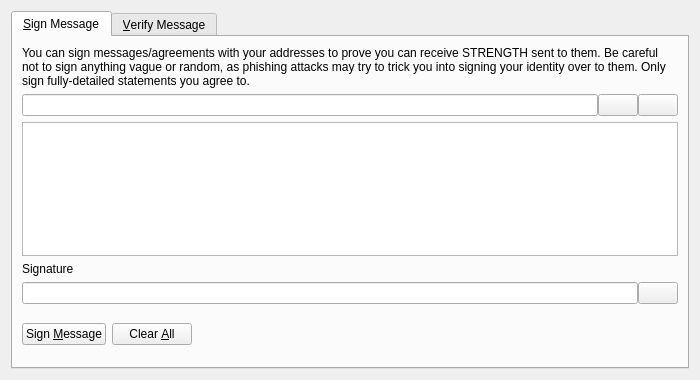
<?xml version="1.0" encoding="UTF-8"?>
<ui version="4.0">
 <class>SignVerifyMessageDialog</class>
 <widget class="QDialog" name="SignVerifyMessageDialog">
  <property name="geometry">
   <rect>
    <x>0</x>
    <y>0</y>
    <width>700</width>
    <height>380</height>
   </rect>
  </property>
  <property name="windowTitle">
   <string>Signatures - Sign / Verify a Message</string>
  </property>
  <property name="modal">
   <bool>true</bool>
  </property>
  <layout class="QVBoxLayout" name="verticalLayout">
   <item>
    <widget class="QTabWidget" name="tabWidget">
     <property name="currentIndex">
      <number>0</number>
     </property>
     <widget class="QWidget" name="tabSignMessage">
      <attribute name="title">
       <string>&amp;Sign Message</string>
      </attribute>
      <layout class="QVBoxLayout" name="verticalLayout_SM">
       <item>
        <widget class="QLabel" name="infoLabel_SM">
         <property name="text">
          <string>You can sign messages/agreements with your addresses to prove you can receive STRENGTH sent to them. Be careful not to sign anything vague or random, as phishing attacks may try to trick you into signing your identity over to them. Only sign fully-detailed statements you agree to.</string>
         </property>
         <property name="textFormat">
          <enum>Qt::PlainText</enum>
         </property>
         <property name="wordWrap">
          <bool>true</bool>
         </property>
        </widget>
       </item>
       <item>
        <layout class="QHBoxLayout" name="horizontalLayout_1_SM">
         <property name="spacing">
          <number>0</number>
         </property>
         <item>
          <widget class="QValidatedLineEdit" name="addressIn_SM">
           <property name="toolTip">
            <string>The STRENGTH address to sign the message with</string>
           </property>
          </widget>
         </item>
         <item>
          <widget class="QPushButton" name="addressBookButton_SM">
           <property name="toolTip">
            <string>Choose previously used address</string>
           </property>
           <property name="text">
            <string/>
           </property>
           <property name="shortcut">
            <string>Alt+A</string>
           </property>
           <property name="autoDefault">
            <bool>false</bool>
           </property>
          </widget>
         </item>
         <item>
          <widget class="QPushButton" name="pasteButton_SM">
           <property name="toolTip">
            <string>Paste address from clipboard</string>
           </property>
           <property name="text">
            <string/>
           </property>
           <property name="shortcut">
            <string>Alt+P</string>
           </property>
           <property name="autoDefault">
            <bool>false</bool>
           </property>
          </widget>
         </item>
        </layout>
       </item>
       <item>
        <widget class="QPlainTextEdit" name="messageIn_SM">
         <property name="toolTip">
          <string>Enter the message you want to sign here</string>
         </property>
        </widget>
       </item>
       <item>
        <widget class="QLabel" name="signatureLabel_SM">
         <property name="text">
          <string>Signature</string>
         </property>
         <property name="textFormat">
          <enum>Qt::PlainText</enum>
         </property>
        </widget>
       </item>
       <item>
        <layout class="QHBoxLayout" name="horizontalLayout_2_SM">
         <property name="spacing">
          <number>0</number>
         </property>
         <item>
          <widget class="QLineEdit" name="signatureOut_SM">
           <property name="font">
            <font>
             <italic>true</italic>
            </font>
           </property>
           <property name="readOnly">
            <bool>true</bool>
           </property>
          </widget>
         </item>
         <item>
          <widget class="QPushButton" name="copySignatureButton_SM">
           <property name="toolTip">
            <string>Copy the current signature to the system clipboard</string>
           </property>
           <property name="text">
            <string/>
           </property>
           <property name="autoDefault">
            <bool>false</bool>
           </property>
          </widget>
         </item>
        </layout>
       </item>
       <item>
        <layout class="QHBoxLayout" name="horizontalLayout_3_SM">
         <item>
          <widget class="QPushButton" name="signMessageButton_SM">
           <property name="toolTip">
            <string>Sign the message to prove you own this STRENGTH address</string>
           </property>
           <property name="text">
            <string>Sign &amp;Message</string>
           </property>
           <property name="autoDefault">
            <bool>false</bool>
           </property>
          </widget>
         </item>
         <item>
          <widget class="QPushButton" name="clearButton_SM">
           <property name="toolTip">
            <string>Reset all sign message fields</string>
           </property>
           <property name="text">
            <string>Clear &amp;All</string>
           </property>
           <property name="autoDefault">
            <bool>false</bool>
           </property>
          </widget>
         </item>
         <item>
          <spacer name="horizontalSpacer_1_SM">
           <property name="orientation">
            <enum>Qt::Horizontal</enum>
           </property>
           <property name="sizeHint" stdset="0">
            <size>
             <width>40</width>
             <height>48</height>
            </size>
           </property>
          </spacer>
         </item>
         <item>
          <widget class="QLabel" name="statusLabel_SM">
           <property name="font">
            <font>
             <weight>75</weight>
             <bold>true</bold>
            </font>
           </property>
           <property name="text">
            <string/>
           </property>
           <property name="wordWrap">
            <bool>true</bool>
           </property>
          </widget>
         </item>
         <item>
          <spacer name="horizontalSpacer_2_SM">
           <property name="orientation">
            <enum>Qt::Horizontal</enum>
           </property>
           <property name="sizeHint" stdset="0">
            <size>
             <width>40</width>
             <height>48</height>
            </size>
           </property>
          </spacer>
         </item>
        </layout>
       </item>
      </layout>
     </widget>
     <widget class="QWidget" name="tabVerifyMessage">
      <attribute name="title">
       <string>&amp;Verify Message</string>
      </attribute>
      <layout class="QVBoxLayout" name="verticalLayout_VM">
       <item>
        <widget class="QLabel" name="infoLabel_VM">
         <property name="text">
          <string>Enter the receiver's address, message (ensure you copy line breaks, spaces, tabs, etc. exactly) and signature below to verify the message. Be careful not to read more into the signature than what is in the signed message itself, to avoid being tricked by a man-in-the-middle attack. Note that this only proves the signing party receives with the address, it cannot prove sendership of any transaction!</string>
         </property>
         <property name="textFormat">
          <enum>Qt::PlainText</enum>
         </property>
         <property name="alignment">
          <set>Qt::AlignLeading|Qt::AlignLeft|Qt::AlignTop</set>
         </property>
         <property name="wordWrap">
          <bool>true</bool>
         </property>
        </widget>
       </item>
       <item>
        <layout class="QHBoxLayout" name="horizontalLayout_1_VM">
         <property name="spacing">
          <number>0</number>
         </property>
         <item>
          <widget class="QValidatedLineEdit" name="addressIn_VM">
           <property name="toolTip">
            <string>The STRENGTH address the message was signed with</string>
           </property>
          </widget>
         </item>
         <item>
          <widget class="QPushButton" name="addressBookButton_VM">
           <property name="toolTip">
            <string>Choose previously used address</string>
           </property>
           <property name="text">
            <string/>
           </property>
           <property name="shortcut">
            <string>Alt+A</string>
           </property>
           <property name="autoDefault">
            <bool>false</bool>
           </property>
          </widget>
         </item>
        </layout>
       </item>
       <item>
        <widget class="QPlainTextEdit" name="messageIn_VM"/>
       </item>
       <item>
        <widget class="QValidatedLineEdit" name="signatureIn_VM"/>
       </item>
       <item>
        <layout class="QHBoxLayout" name="horizontalLayout_2_VM">
         <item>
          <widget class="QPushButton" name="verifyMessageButton_VM">
           <property name="toolTip">
            <string>Verify the message to ensure it was signed with the specified STRENGTH address</string>
           </property>
           <property name="text">
            <string>Verify &amp;Message</string>
           </property>
           <property name="autoDefault">
            <bool>false</bool>
           </property>
          </widget>
         </item>
         <item>
          <widget class="QPushButton" name="clearButton_VM">
           <property name="toolTip">
            <string>Reset all verify message fields</string>
           </property>
           <property name="text">
            <string>Clear &amp;All</string>
           </property>
           <property name="autoDefault">
            <bool>false</bool>
           </property>
          </widget>
         </item>
         <item>
          <spacer name="horizontalSpacer_1_VM">
           <property name="orientation">
            <enum>Qt::Horizontal</enum>
           </property>
           <property name="sizeHint" stdset="0">
            <size>
             <width>40</width>
             <height>48</height>
            </size>
           </property>
          </spacer>
         </item>
         <item>
          <widget class="QLabel" name="statusLabel_VM">
           <property name="font">
            <font>
             <weight>75</weight>
             <bold>true</bold>
            </font>
           </property>
           <property name="text">
            <string/>
           </property>
           <property name="wordWrap">
            <bool>true</bool>
           </property>
          </widget>
         </item>
         <item>
          <spacer name="horizontalSpacer_2_VM">
           <property name="orientation">
            <enum>Qt::Horizontal</enum>
           </property>
           <property name="sizeHint" stdset="0">
            <size>
             <width>40</width>
             <height>48</height>
            </size>
           </property>
          </spacer>
         </item>
        </layout>
       </item>
      </layout>
     </widget>
    </widget>
   </item>
  </layout>
 </widget>
 <customwidgets>
  <customwidget>
   <class>QValidatedLineEdit</class>
   <extends>QLineEdit</extends>
   <header>qvalidatedlineedit.h</header>
  </customwidget>
 </customwidgets>
 <resources>
  <include location="../strength.qrc"/>
 </resources>
 <connections/>
</ui>
